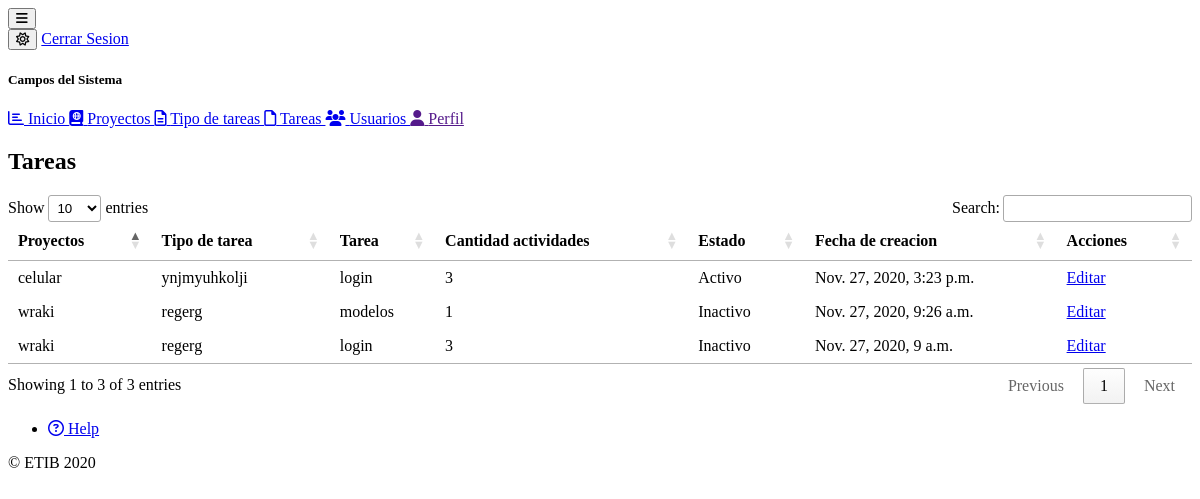
Page /tareas/ (signed in) on the earlier database version.
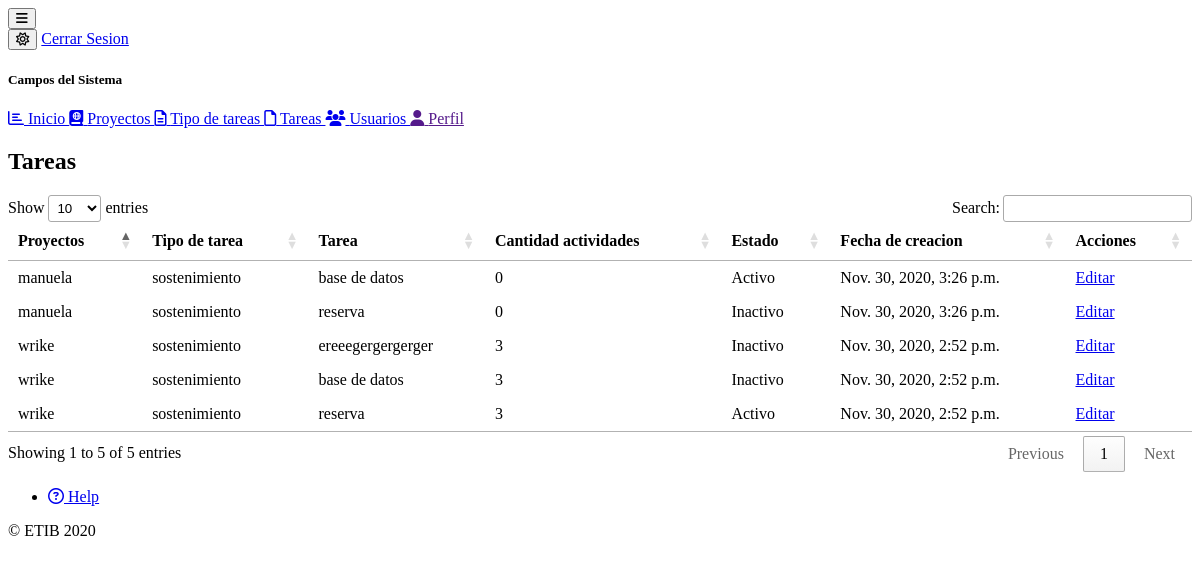
Same page on the later database version.
### tasks/models.py (models this page shows, shortened)
class Task(models.Model):
    project = models.ForeignKey(Project, on_delete=models.CASCADE)
    type_task = models.ForeignKey(TypeTask, on_delete=models.CASCADE)
    task = models.CharField(max_length=50)
    description = models.TextField()
    state = models.BooleanField(default=False)
    porcentage = models.IntegerField(default=0)
    slug = models.SlugField(max_length=60, unique=True)
    created_at = models.DateTimeField(auto_now_add=True)
    updated_at = models.DateTimeField(auto_now=True)

class TypeTask(models.Model):
    name = models.CharField(max_length=50)
    slug = models.SlugField(max_length=60, unique=True)
    status = models.BooleanField(default=True)
    created_at = models.DateTimeField(auto_now_add=True)
    def __str__(self):
        return self.name
    class Meta:
        verbose_name = 'Tipo tarea'
        verbose_name_plural = 'Tipo tareas'

### projects/models.py (models this page shows)
class Project(models.Model):
    STATUS_CHOICES = (
        ('approver', 'Aprovado'),
        ('process', 'En Proceso'),
        ('inactive', 'Inactivo'),
    )
    name = models.CharField(max_length=50, unique=True)
    developer = models.ManyToManyField(Developer)
    status = models.CharField(
        max_length=10, choices=STATUS_CHOICES, default=STATUS_CHOICES[1])
    slug = models.SlugField(max_length=50, unique=True)
    porcentage = models.IntegerField(default=0)
    created_at = models.DateTimeField(auto_now_add=True)
    update_at = models.DateTimeField(auto_now=True)
    def __str__(self):
        return self.name

### tasks/views.py (the view)
# urls.py: path('', views.TaskListView.as_view(), name='task'),
class TaskListView(PermissionRequiredMixin, LoginRequiredMixin, ListView):
    login_url = 'users:login'
    permission_required = 'tasks.can_view_user'
    template_name = 'tasks/task.html'
    queryset = Task.objects.annotate(Count('activities')).order_by('-pk')

### tasks/templates/tasks/task.html
{% extends 'base.html' %}
{% block content %}
    <div class="card">
        <h2 class="card-title">Tareas</h2>
        {% include 'tasks/snippets/tasks.html' %}
    </div>
{% endblock %}

### tasks/templates/tasks/snippets/tasks.html
<table id="example" class="hover center" style="width:100%">
    <thead>
        <tr>
            <th>Proyectos</th>
            <th>Tipo de tarea</th>
            <th>Tarea</th>
            <th>Cantidad actividades</th>
            <th>Estado</th>
            <th>Fecha de creacion</th>
            <th>Acciones</th>
        </tr>
    </thead>
    <tbody>
        {% for activities in object_list %}
            <tr>
                <td>{{ activities.project }}</td>
                <td>{{ activities.type_task }}</td>
                <td>{{ activities.task }}</td>
                <td>{{ activities.activities__count }}</td>
                <td>{{ activities.state|yesno:'Activo,Inactivo' }}</td>
                <td>{{ activities.created_at }}</td>
                <td>
                    <a href="{% url 'tasks:update_task' activities.slug %}" class="btn btn-danger">Editar</a>
                </td>
            </tr>
        {% endfor %}
    </tbody>
</table>

Differences in the rows shown:
removed Task: project "celular", type_task "ynjmyuhkolji", task "login", activities__count "3", state "Activo", created_at "Nov. 27, 2020, 3:23 p.m."
added Task: project "manuela", type_task "sostenimiento", task "base de datos", activities__count "0", state "Activo", created_at "Nov. 30, 2020, 3:26 p.m."
added Task: project "manuela", type_task "sostenimiento", task "reserva", activities__count "0", state "Inactivo", created_at "Nov. 30, 2020, 3:26 p.m."
added Task: project "wrike", type_task "sostenimiento", task "ereeegergergerger", activities__count "3", state "Inactivo", created_at "Nov. 30, 2020, 2:52 p.m."
changed Task (number 4 of 5 on the later page): project "wraki" → "wrike"; type_task "regerg" → "sostenimiento"; task "modelos" → "base de datos"; activities__count "1" → "3"; created_at "Nov. 27, 2020, 9:26 a.m." → "Nov. 30, 2020, 2:52 p.m."
changed Task (number 5 of 5 on the later page): project "wraki" → "wrike"; type_task "regerg" → "sostenimiento"; task "login" → "reserva"; state "Inactivo" → "Activo"; created_at "Nov. 27, 2020, 9 a.m." → "Nov. 30, 2020, 2:52 p.m."
Other differences:
text written by a page script: "Show entries Search: Showing 1 to 3 of 3 entries Previous 1 Next" → "Show entries Search: Showing 1 to 5 of 5 entries Previous 1 Next"
